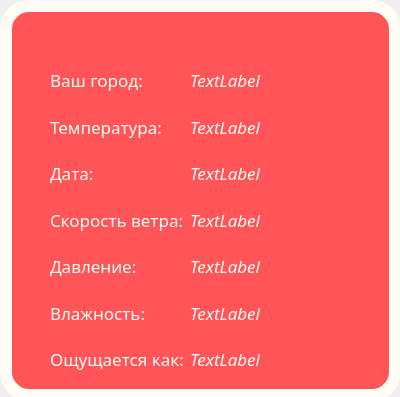
<?xml version="1.0" encoding="UTF-8"?>
<ui version="4.0">
 <class>Day</class>
 <widget class="QWidget" name="Day">
  <property name="geometry">
   <rect>
    <x>0</x>
    <y>0</y>
    <width>400</width>
    <height>397</height>
   </rect>
  </property>
  <property name="windowTitle">
   <string>Day forecast</string>
  </property>
  <property name="styleSheet">
   <string notr="true"/>
  </property>
  <widget class="QGroupBox" name="groupBox">
   <property name="geometry">
    <rect>
     <x>0</x>
     <y>0</y>
     <width>401</width>
     <height>401</height>
    </rect>
   </property>
   <property name="styleSheet">
    <string notr="true">QGroupBox{
background-color: rgb(255, 85, 88);
border-style: solid;
border-radius: 29px;
border-width: 12px;
border-color: rgb(255, 252, 245);
}</string>
   </property>
   <property name="title">
    <string/>
   </property>
   <widget class="QPushButton" name="ExitButton">
    <property name="geometry">
     <rect>
      <x>350</x>
      <y>20</y>
      <width>31</width>
      <height>31</height>
     </rect>
    </property>
    <property name="text">
     <string/>
    </property>
    <property name="icon">
     <iconset resource="Resource.qrc">
      <normaloff>:/resources/img/Exitbtn.png</normaloff>:/resources/img/Exitbtn.png</iconset>
    </property>
    <property name="flat">
     <bool>true</bool>
    </property>
   </widget>
   <widget class="QPushButton" name="GoBack">
    <property name="geometry">
     <rect>
      <x>20</x>
      <y>20</y>
      <width>71</width>
      <height>41</height>
     </rect>
    </property>
    <property name="font">
     <font>
      <bold>false</bold>
     </font>
    </property>
    <property name="text">
     <string/>
    </property>
    <property name="icon">
     <iconset resource="Resource.qrc">
      <normaloff>:/resources/img/output-onlinepngtools.png</normaloff>:/resources/img/output-onlinepngtools.png</iconset>
    </property>
    <property name="iconSize">
     <size>
      <width>45</width>
      <height>45</height>
     </size>
    </property>
    <property name="flat">
     <bool>true</bool>
    </property>
   </widget>
   <widget class="QWidget" name="gridLayoutWidget">
    <property name="geometry">
     <rect>
      <x>50</x>
      <y>60</y>
      <width>311</width>
      <height>320</height>
     </rect>
    </property>
    <property name="font">
     <font>
      <family>Segoe UI Semibold</family>
      <pointsize>13</pointsize>
      <italic>false</italic>
     </font>
    </property>
    <layout class="QGridLayout" name="gridLayout">
     <item row="0" column="0">
      <widget class="QLabel" name="City">
       <property name="font">
        <font>
         <family>Segoe UI Semibold</family>
         <pointsize>13</pointsize>
         <italic>false</italic>
        </font>
       </property>
       <property name="text">
        <string>&lt;html&gt;&lt;head/&gt;&lt;body&gt;&lt;p&gt;&lt;span style=&quot; color:#fffcf5;&quot;&gt;Ваш город:&lt;/span&gt;&lt;/p&gt;&lt;/body&gt;&lt;/html&gt;</string>
       </property>
      </widget>
     </item>
     <item row="4" column="1">
      <widget class="QLabel" name="PressureData">
       <property name="font">
        <font>
         <family>Segoe UI Semibold</family>
         <pointsize>13</pointsize>
         <italic>true</italic>
        </font>
       </property>
       <property name="text">
        <string>&lt;html&gt;&lt;head/&gt;&lt;body&gt;&lt;p&gt;&lt;span style=&quot; color:#fffcf5;&quot;&gt;TextLabel&lt;/span&gt;&lt;/p&gt;&lt;/body&gt;&lt;/html&gt;</string>
       </property>
      </widget>
     </item>
     <item row="0" column="1">
      <widget class="QLabel" name="CityData">
       <property name="font">
        <font>
         <family>Segoe UI Semibold</family>
         <pointsize>13</pointsize>
         <italic>true</italic>
        </font>
       </property>
       <property name="text">
        <string>&lt;html&gt;&lt;head/&gt;&lt;body&gt;&lt;p&gt;&lt;span style=&quot; color:#fffcf5;&quot;&gt;TextLabel&lt;/span&gt;&lt;/p&gt;&lt;/body&gt;&lt;/html&gt;</string>
       </property>
      </widget>
     </item>
     <item row="5" column="1">
      <widget class="QLabel" name="HumidityData">
       <property name="font">
        <font>
         <family>Segoe UI Semibold</family>
         <pointsize>13</pointsize>
         <italic>true</italic>
        </font>
       </property>
       <property name="text">
        <string>&lt;html&gt;&lt;head/&gt;&lt;body&gt;&lt;p&gt;&lt;span style=&quot; color:#fffcf5;&quot;&gt;TextLabel&lt;/span&gt;&lt;/p&gt;&lt;/body&gt;&lt;/html&gt;</string>
       </property>
      </widget>
     </item>
     <item row="6" column="1">
      <widget class="QLabel" name="FeelsLikeData">
       <property name="font">
        <font>
         <family>Segoe UI Semibold</family>
         <pointsize>13</pointsize>
         <italic>true</italic>
        </font>
       </property>
       <property name="text">
        <string>&lt;html&gt;&lt;head/&gt;&lt;body&gt;&lt;p&gt;&lt;span style=&quot; color:#fffcf5;&quot;&gt;TextLabel&lt;/span&gt;&lt;/p&gt;&lt;/body&gt;&lt;/html&gt;</string>
       </property>
      </widget>
     </item>
     <item row="4" column="0">
      <widget class="QLabel" name="Pressure">
       <property name="font">
        <font>
         <family>Segoe UI Semibold</family>
         <pointsize>13</pointsize>
         <italic>false</italic>
        </font>
       </property>
       <property name="text">
        <string>&lt;html&gt;&lt;head/&gt;&lt;body&gt;&lt;p&gt;&lt;span style=&quot; color:#fffcf5;&quot;&gt;Давление:&lt;/span&gt;&lt;/p&gt;&lt;/body&gt;&lt;/html&gt;</string>
       </property>
      </widget>
     </item>
     <item row="3" column="2">
      <widget class="QLabel" name="WindIconDay">
       <property name="text">
        <string/>
       </property>
      </widget>
     </item>
     <item row="1" column="0">
      <widget class="QLabel" name="Temp">
       <property name="font">
        <font>
         <family>Segoe UI Semibold</family>
         <pointsize>13</pointsize>
         <italic>false</italic>
        </font>
       </property>
       <property name="text">
        <string>&lt;html&gt;&lt;head/&gt;&lt;body&gt;&lt;p&gt;&lt;span style=&quot; color:#fffcf5;&quot;&gt;Температура:&lt;/span&gt;&lt;/p&gt;&lt;/body&gt;&lt;/html&gt;</string>
       </property>
      </widget>
     </item>
     <item row="2" column="0">
      <widget class="QLabel" name="Date">
       <property name="font">
        <font>
         <family>Segoe UI Semibold</family>
         <pointsize>13</pointsize>
         <italic>false</italic>
        </font>
       </property>
       <property name="text">
        <string>&lt;html&gt;&lt;head/&gt;&lt;body&gt;&lt;p&gt;&lt;span style=&quot; color:#fffcf5;&quot;&gt;Дата:&lt;/span&gt;&lt;/p&gt;&lt;/body&gt;&lt;/html&gt;</string>
       </property>
      </widget>
     </item>
     <item row="1" column="1">
      <widget class="QLabel" name="TempData">
       <property name="font">
        <font>
         <family>Segoe UI Semibold</family>
         <pointsize>13</pointsize>
         <italic>true</italic>
        </font>
       </property>
       <property name="text">
        <string>&lt;html&gt;&lt;head/&gt;&lt;body&gt;&lt;p&gt;&lt;span style=&quot; color:#fffcf5;&quot;&gt;TextLabel&lt;/span&gt;&lt;/p&gt;&lt;/body&gt;&lt;/html&gt;</string>
       </property>
      </widget>
     </item>
     <item row="3" column="1">
      <widget class="QLabel" name="WindData">
       <property name="font">
        <font>
         <family>Segoe UI Semibold</family>
         <pointsize>13</pointsize>
         <italic>true</italic>
        </font>
       </property>
       <property name="text">
        <string>&lt;html&gt;&lt;head/&gt;&lt;body&gt;&lt;p&gt;&lt;span style=&quot; color:#fffcf5;&quot;&gt;TextLabel&lt;/span&gt;&lt;/p&gt;&lt;/body&gt;&lt;/html&gt;</string>
       </property>
      </widget>
     </item>
     <item row="3" column="0">
      <widget class="QLabel" name="WindSpeed">
       <property name="font">
        <font>
         <family>Segoe UI Semibold</family>
         <pointsize>13</pointsize>
         <italic>false</italic>
        </font>
       </property>
       <property name="text">
        <string>&lt;html&gt;&lt;head/&gt;&lt;body&gt;&lt;p&gt;&lt;span style=&quot; color:#fffcf5;&quot;&gt;Скорость ветра:&lt;/span&gt;&lt;/p&gt;&lt;/body&gt;&lt;/html&gt;</string>
       </property>
      </widget>
     </item>
     <item row="2" column="1">
      <widget class="QLabel" name="DateData">
       <property name="font">
        <font>
         <family>Segoe UI Semibold</family>
         <pointsize>13</pointsize>
         <italic>true</italic>
        </font>
       </property>
       <property name="text">
        <string>&lt;html&gt;&lt;head/&gt;&lt;body&gt;&lt;p&gt;&lt;span style=&quot; color:#fffcf5;&quot;&gt;TextLabel&lt;/span&gt;&lt;/p&gt;&lt;/body&gt;&lt;/html&gt;</string>
       </property>
      </widget>
     </item>
     <item row="5" column="0">
      <widget class="QLabel" name="Humidity">
       <property name="font">
        <font>
         <family>Segoe UI Semibold</family>
         <pointsize>13</pointsize>
         <italic>false</italic>
        </font>
       </property>
       <property name="text">
        <string>&lt;html&gt;&lt;head/&gt;&lt;body&gt;&lt;p&gt;&lt;span style=&quot; color:#fffcf5;&quot;&gt;Влажность:&lt;/span&gt;&lt;/p&gt;&lt;/body&gt;&lt;/html&gt;</string>
       </property>
      </widget>
     </item>
     <item row="6" column="0">
      <widget class="QLabel" name="FeelsLike">
       <property name="font">
        <font>
         <family>Segoe UI Semibold</family>
         <pointsize>13</pointsize>
         <italic>false</italic>
        </font>
       </property>
       <property name="text">
        <string>&lt;html&gt;&lt;head/&gt;&lt;body&gt;&lt;p&gt;&lt;span style=&quot; color:#fffcf5;&quot;&gt;Ощущается как:&lt;/span&gt;&lt;/p&gt;&lt;/body&gt;&lt;/html&gt;</string>
       </property>
      </widget>
     </item>
    </layout>
   </widget>
  </widget>
 </widget>
 <resources>
  <include location="Resource.qrc"/>
 </resources>
 <connections/>
</ui>
